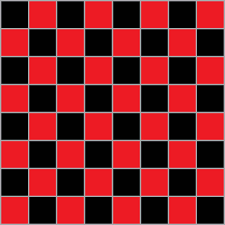
#> input picture Navigation/chess4.png, 225 x 225 px
$ python get_rid_of_perspectiveness.py
#> lines starting #> are read from the running program, lines starting #| are printed output that depends on the picture
import cv2 as cv
import numpy as np
import matplotlib.pyplot as plt

img = cv.imread("chess4.png")
#> img is the input picture: shape (225, 225, 3); mean B, G, R 34.9, 30.4, 124.5
plt.imshow(img)
plt.show()

pattern_size = (7, 7)
'''
for i in range(5, 15):
    print(i)
    for j in range(5, 15):
        pattern_size = (i, j)
        found, corners = cv.findChessboardCorners(img, pattern_size)
        if found:
            print("%d, %d" % pattern_size)
'''

found, corners = cv.findChessboardCorners(img, pattern_size)
#> found = True; corners = 49 rows, first 8: [27.48, 27.48], [56.66, 27.46], [83.35, 27.43], [112.6, 27.47], [139.3, 27.46], [168.6, 27.49], [195.8, 28.2], [27.48, 56.62]

if found:
    h, w = img.shape[:2]
#> h = 225; w = 225
    src_points = np.float32([corners[0], corners[pattern_size[0] - 1], corners[-1], corners[-pattern_size[0]]])
#> src_points = [[27.48, 27.48], [195.8, 28.2], [196.5, 196.5], [28.19, 195.8]]
    dst_points = np.float32([[0, 0], [w,0], [w,h], [0,h]])
#> dst_points = [[0, 0], [225, 0], [225, 225], [0, 225]]
    M = cv.getPerspectiveTransform(src_points, dst_points)
#> M = [[1.34, -0.00565, -36.59], [-0.00567, 1.34, -36.59], [5.92e-07, 9.1e-07, 1]]
    img_warped = cv.warpPerspective(img, M, (w,h))
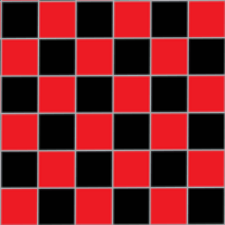
#> img_warped: shape (225, 225, 3); mean B, G, R 34.1, 29.7, 124.3
    cv.imshow("Transforme Image", img_warped)
    cv.waitKey(0)
else:
    print("Chessboard pattern not found")
